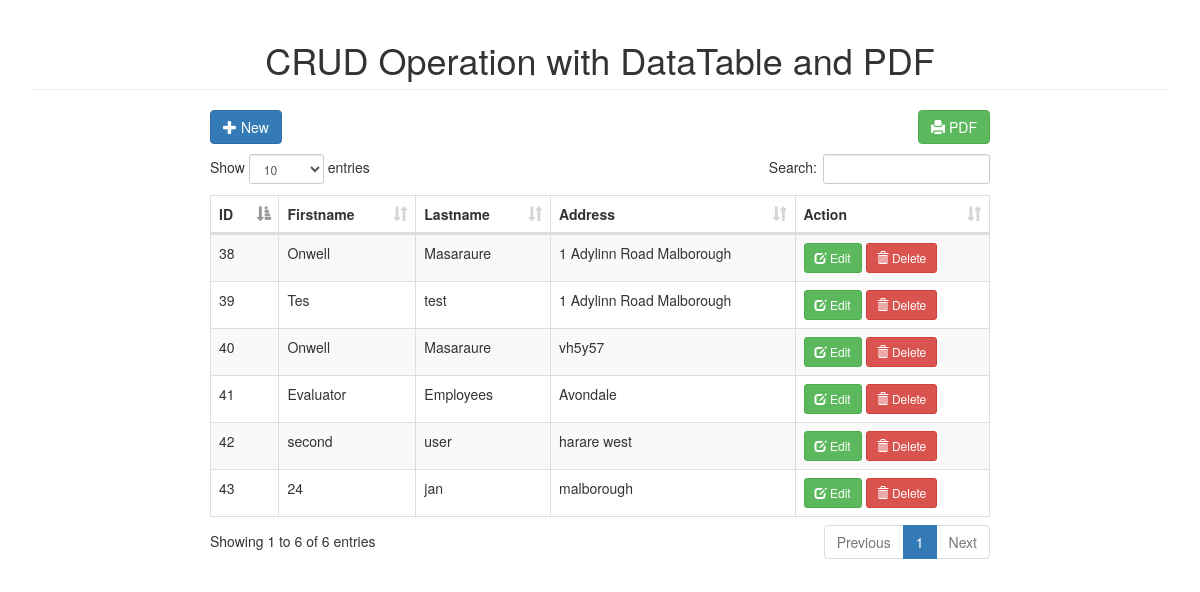
Screenshot of /AMS/crud/index.php with the database file from the repository.
### tables this page shows
CREATE TABLE `members` (
  `id` int NOT NULL,
  `firstname` varchar(30) NOT NULL,
  `lastname` varchar(30) NOT NULL,
  `address` text NOT NULL
);

### AMS/crud/index.php (the view, shortened to what this page needs)
<!DOCTYPE html>
<html>
<head>
	<link rel="stylesheet" type="text/css" href="bootstrap/css/bootstrap.min.css">
	<link rel="stylesheet" type="text/css" href="datatable/dataTable.bootstrap.min.css">
</head>
<body>
<div class="container">
	<h1 class="page-header text-center">CRUD Operation with DataTable and PDF</h1>
	<div class="row">
		<div class="col-sm-8 col-sm-offset-2">
			<div class="row">
				<a href="#addnew" data-toggle="modal" class="btn btn-primary"><span class="glyphicon glyphicon-plus"></span> New</a>
				<a href="print_pdf.php" class="btn btn-success pull-right"><span class="glyphicon glyphicon-print"></span> PDF</a>
			</div>
			<div class="height10">
			</div>
			<div class="row">
				<table id="myTable" class="table table-bordered table-striped">
					<thead>
						<th>ID</th>
						<th>Firstname</th>
						<th>Lastname</th>
						<th>Address</th>
						<th>Action</th>
					</thead>
					<tbody>
						<?php
							include_once('connection.php');
							$sql = "SELECT * FROM members";
							$query = $conn->query($sql);
							while($row = $query->fetch_assoc()){
								echo
								"<tr>
									<td>".$row['id']."</td>
									<td>".$row['firstname']."</td>
									<td>".$row['lastname']."</td>
									<td>".$row['address']."</td>
									<td>
										<a href='#edit_".$row['id']."' class='btn btn-success btn-sm' data-toggle='modal'><span class='glyphicon glyphicon-edit'></span> Edit</a>
										<a href='#delete_".$row['id']."' class='btn btn-danger btn-sm' data-toggle='modal'><span class='glyphicon glyphicon-trash'></span> Delete</a>
									</td>
								</tr>";
							}
						?>
					</tbody>
				</table>
			</div>
		</div>
	</div>
</div>
</body>
</html>

### AMS/crud/index.php (style rules this page uses)
.height10 { height:10px; }

### rows the page displays
members: id "38", firstname "Onwell", lastname "Masaraure", address "1 Adylinn Road Malborough"
members: id "39", firstname "Tes", lastname "test", address "1 Adylinn Road Malborough"
members: id "40", firstname "Onwell", lastname "Masaraure", address "vh5y57"
members: id "41", firstname "Evaluator", lastname "Employees", address "Avondale"
members: id "42", firstname "second", lastname "user", address "harare west"
members: id "43", firstname "24", lastname "jan", address "malborough"
